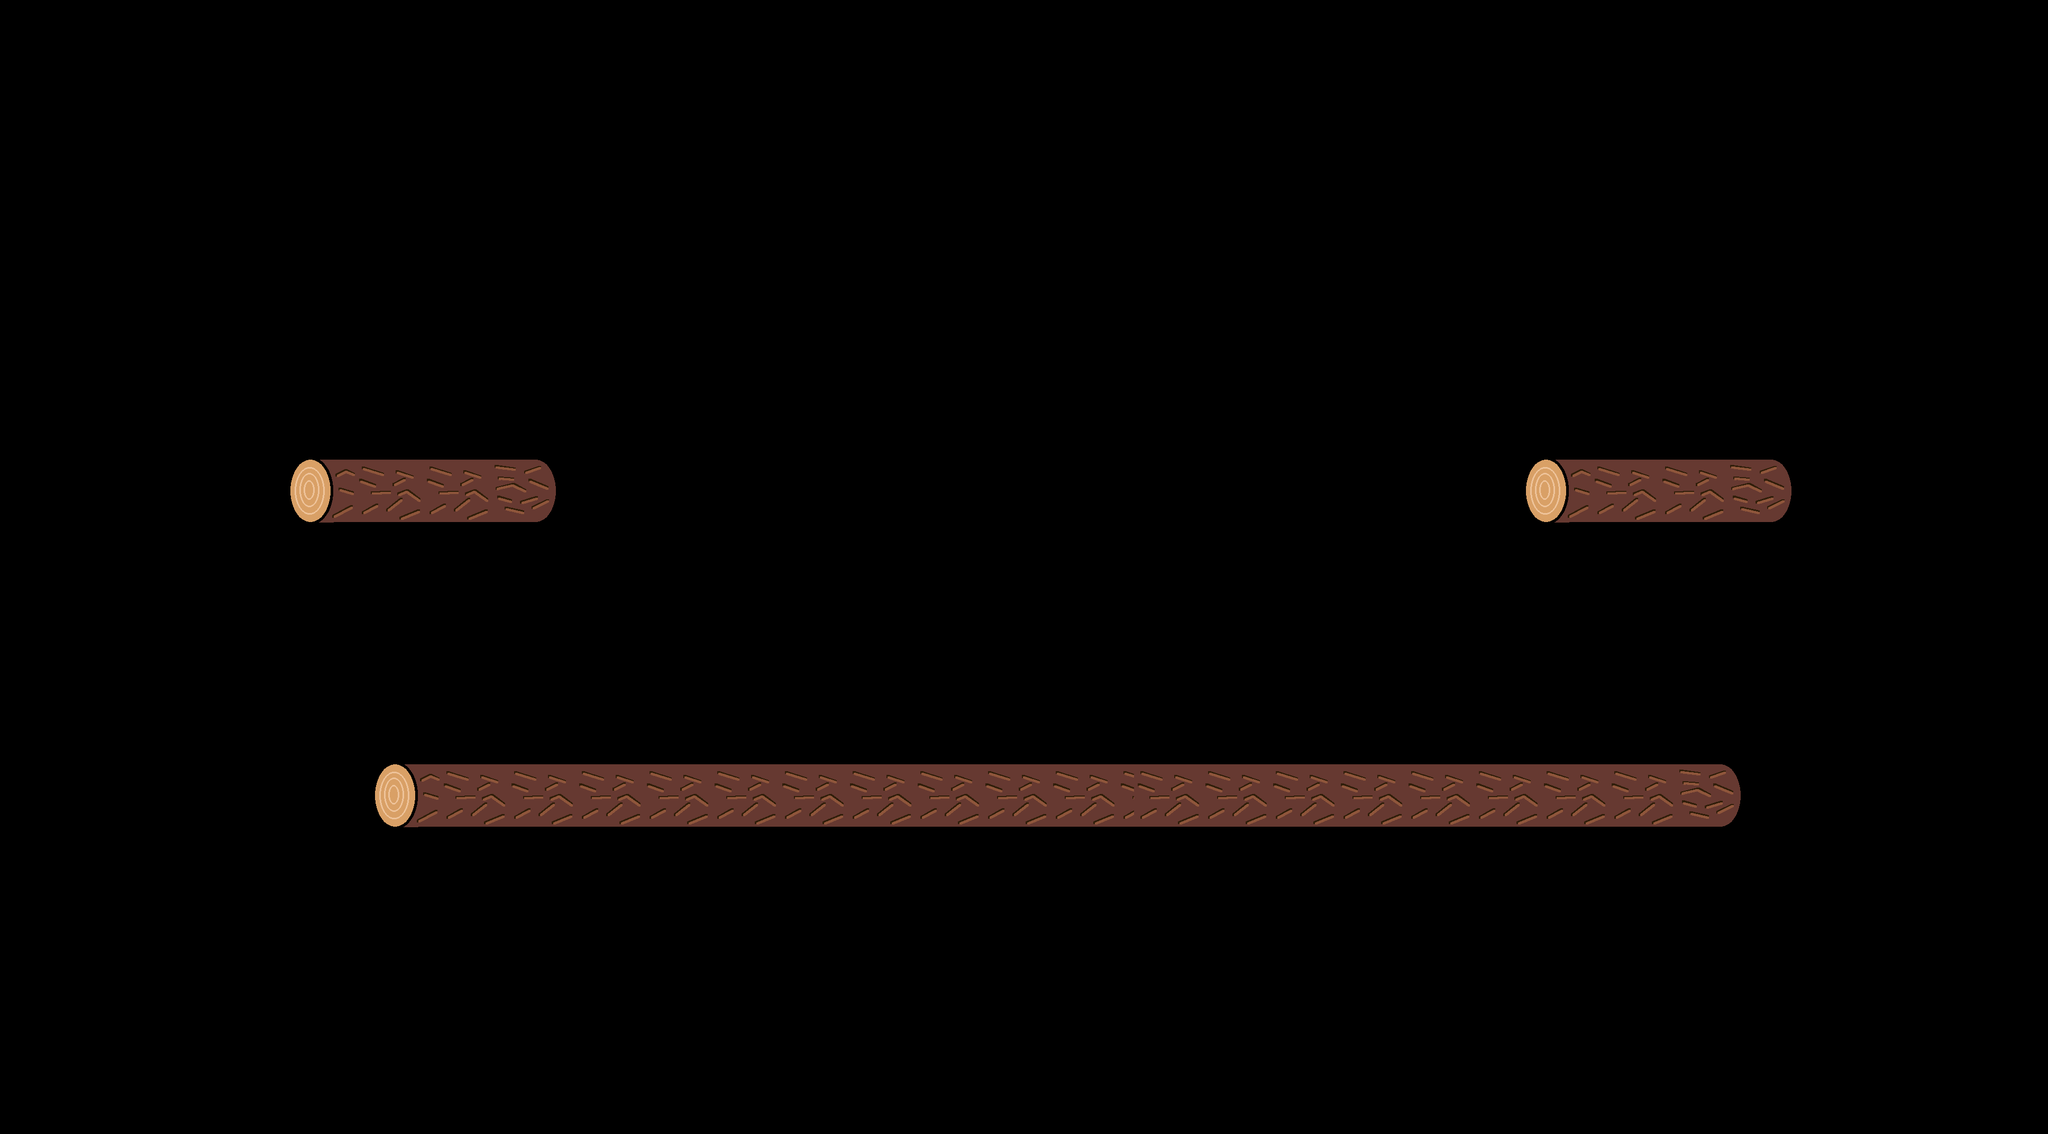

A 2D game scene composited from a Tiled map and its tileset images. What follows is a short description and the map's XML, with each tile layer's data collapsed to a summary:
An orthogonal 121x67 tile map with 32x32 px tiles, 1 tile layer (Platform) and 1 object.

<map version="1.2" tiledversion="1.2.4" orientation="orthogonal" renderorder="right-down" width="121" height="67" tilewidth="32" tileheight="32" infinite="0" nextlayerid="24" nextobjectid="4">
 <tileset firstgid="1" name="Behemoth Brawl Tileset" tilewidth="128" tileheight="128" tilecount="10" columns="0">
  <grid orientation="orthogonal" width="1" height="1" />
  <tile id="1">
   <image width="128" height="128" source="Graphics/Tiles/Log End.png" />
  </tile>
  <tile id="2">
   <image width="128" height="128" source="Graphics/Tiles/Log Middle.png" />
  </tile>
  <tile id="3">
   <image width="128" height="128" source="Graphics/Tiles/Log Start.png" />
  </tile>
  <tile id="4">
   <image width="128" height="128" source="Graphics/Tiles/Plank End.png" />
  </tile>
  <tile id="5">
   <image width="128" height="128" source="Graphics/Tiles/Plank Middle.png" />
  </tile>
  <tile id="6">
   <image width="128" height="128" source="Graphics/Tiles/Plank Start.png" />
  </tile>
  <tile id="7">
   <image width="32" height="32" source="Graphics/Weapons/Laser Pew/Laser Pew.png" />
   <objectgroup draworder="index">
    <object id="1" x="4" y="5.75" width="26" height="24.5" />
   </objectgroup>
   <animation>
    <frame tileid="8" duration="100" />
    <frame tileid="9" duration="100" />
    <frame tileid="10" duration="100" />
    <frame tileid="7" duration="500" />
   </animation>
  </tile>
  <tile id="8">
   <image width="32" height="32" source="Graphics/Weapons/Laser Pew/Laser Pew2.png" />
  </tile>
  <tile id="9">
   <image width="32" height="32" source="Graphics/Weapons/Laser Pew/Laser Pew3.png" />
  </tile>
  <tile id="10">
   <image width="32" height="32" source="Graphics/Weapons/Laser Pew/Laser Pew4.png" />
  </tile>
 </tileset>
 <layer id="18" name="Platform" width="121" height="67">
  <data>[8107 cells, 29 non-empty, 3 distinct tile ids]</data>
 </layer>
 <objectgroup id="23" name="Pew" />
</map>
